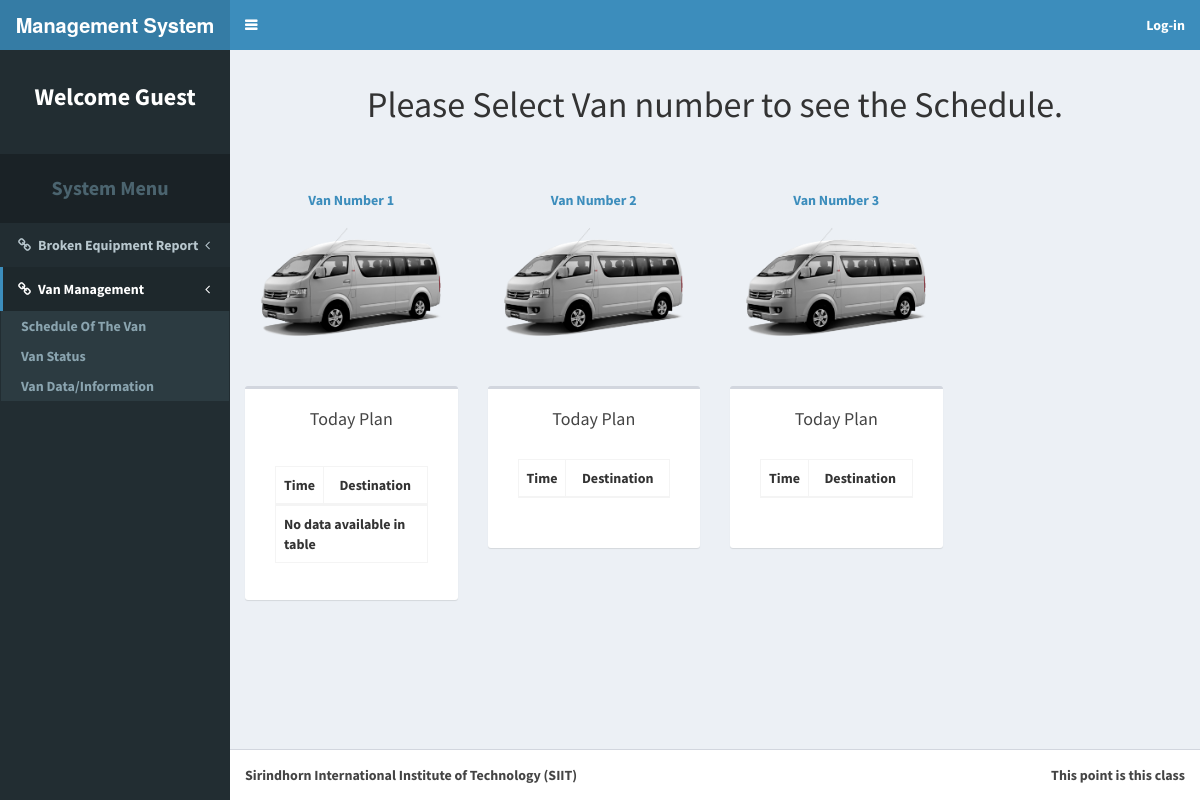
/vanindex.php, run on the app's committed database.
### tables this page shows
CREATE TABLE `van` (
  `van_no` int(11) NOT NULL AUTO_INCREMENT,
  `location` varchar(255) NOT NULL DEFAULT 'Rangsit',
  `status` varchar(255) NOT NULL DEFAULT 'Free',
  `driver_no` int(11) NOT NULL COMMENT 'driver_no = memer_no (membr table)',
  `current_location` varchar(255) NOT NULL DEFAULT 'Rangsit',
  `request_by` varchar(255) NOT NULL DEFAULT 'No requested',
  `van_license_plate` varchar(50) DEFAULT NULL,
  PRIMARY KEY (`van_no`)
);

### vanindex.php (the view, shortened to what this page needs)
<!DOCTYPE html>
<?php
require_once('connect.php');
?>
<html>
<head>
  <link rel="stylesheet" href="bootstrap/css/bootstrap.css">
  <link rel="stylesheet" href="https://cdnjs.cloudflare.com/ajax/libs/font-awesome/4.5.0/css/font-awesome.min.css">
  <link rel="stylesheet" href="https://cdnjs.cloudflare.com/ajax/libs/ionicons/2.0.1/css/ionicons.min.css">
  <link rel="stylesheet" href="dist/css/AdminLTE.css">
  <link rel="stylesheet" href="dist/css/skins/skin-blue.css">
  <link rel="stylesheet" href="plugins/datatables/dataTables.bootstrap.css">
</head>
<body class="hold-transition skin-blue sidebar-mini">
<div class="wrapper">
  <header class="main-header">
    <a href="." class="logo">
      <span class="logo-lg"><b>Management System<b></span>
    </a>
    <nav class="navbar navbar-static-top" role="navigation">
      <a href="#" class="sidebar-toggle" data-toggle="offcanvas" role="button">
      </a>
      <div class="navbar-custom-menu">
        <ul class="nav navbar-nav">
          <?php
            if(isset($_SESSION['tier'])){
          ?>
          <li class="dropdown notifications-menu">
          <ul class="dropdown-menu">
            <li class="header">You 1 Work to do</li>
              <li>
                <ul class="menu">
                  <li>
                    <a href="#">
                      <i class="fa fa-users text-aqua"></i> The broken quip @SIIT
                    </a>
                  </li>
                </ul>
              </li>
              <li class="footer"><a href="#">View all</a></li>
            </ul>
          </li>
          <?php
            if($_SESSION['tier'] == 'Admin'){
          ?>
          <li class="dropdown user user-menu">
            <a href="#" class="dropdown-toggle" data-toggle="dropdown">
              <img src=<?php echo $_SESSION['u_pic']; ?> class="user-image" alt="User Image">
              <span class="hidden-xs"><?php echo $_SESSION['fname']; ?></span>
            </a>
            <ul class="dropdown-menu">
              <li class="user-header">
                <img src=<?php echo $_SESSION['u_pic']; ?> class="img-circle" alt="User Image">
                <p>
                  <?php echo $_SESSION['fname']; ?> - Admin
                </p>
              </li>
              <li class="user-body">
                <div class="row">
                  <div class="col-xs-4 text-center">
                    <a href="member.php?mode=0">History</a>
                  </div>
                  <div class="col-xs-4 text-center">
                    <a href="member.php?mode=1">Request</a>
                  </div>
                  <div class="col-xs-4 text-center">
                    <a href="member.php?mode=2">Confirm</a>
                  </div>
                </div>
              </li>
              <li class="user-footer">
                <div class="pull-left">
                  <form action="profile.php?mode=2" method="post">
                    <input type="submit" class="btn btn-default btn-flat" value="Profile" />
                    <input type="hidden" name="mode" value=2>
                      <input type="hidden" name="full_name" value="<?php echo $_SESSION['fname']; ?>" >
                      <input type="hidden" name="user_num" value="<?php echo $_SESSION['user_no']; ?>" >
                      <input type="hidden" name="username" value="<?php echo $_SESSION['user_name']; ?>" >
                      <input type="hidden" name="password" value="<?php echo $_SESSION['user_pass']; ?>" >
                      <input type="hidden" name="email" value="<?php echo $_SESSION['e_mail']; ?>" >
                      <input type="hidden" name="user_tier" value="<?php echo $_SESSION['tier']; ?>" >
                      <input type="hidden" name="user_telephone" value="<?php echo $_SESSION['tele_number']; ?>" >
                  </form>
                </div>
                <div class="pull-right">
                  <a href="logout.php" class="btn btn-default btn-flat">Log Out</a>
                </div>
              </li>
            </ul>
          </li>
          <?php
            }else if($_SESSION['tier'] == 'Admin_van'){
              ?>
              <li class="dropdown user user-menu">
                <a href="#" class="dropdown-toggle" data-toggle="dropdown">
                  <img src=<?php echo $_SESSION['u_pic']; ?> class="user-image" alt="User Image">
                  <span class="hidden-xs"><?php echo $_SESSION['fname']; ?></span>
                </a>
                <ul class="dropdown-menu">
                  <li class="user-header">
                    <img src=<?php echo $_SESSION['u_pic']; ?> class="img-circle" alt="User Image">
                    <p>
                      <?php echo $_SESSION['fname']; ?> - Admin
                    </p>
                  </li>
                  <li class="user-body">
                    <div class="row">
                      <div class="col-xs-4 text-center">
                        <a href="member.php?mode=0">History</a>
                      </div>
                      <div class="col-xs-4 text-center">
                        <a href="member.php?mode=1">Request</a>
                      </div>
                      <div class="col-xs-4 text-center">
                        <a href="member.php?mode=2">Confirm</a>
                      </div>
                    </div>
                  </li>
                  <li class="user-footer">
                    <div class="pull-left">
                      <form action="profile.php?mode=2" method="post">
                        <input type="submit" class="btn btn-default btn-flat" value="Profile" />
                        <input type="hidden" name="mode" value=2>
                          <input type="hidden" name="full_name" value="<?php echo $_SESSION['fname']; ?>" >
                          <input type="hidden" name="user_num" value="<?php echo $_SESSION['user_no']; ?>" >
                          <input type="hidden" name="username" value="<?php echo $_SESSION['user_name']; ?>" >
                          <input type="hidden" name="password" value="<?php echo $_SESSION['user_pass']; ?>" >
                          <input type="hidden" name="email" value="<?php echo $_SESSION['e_mail']; ?>" >
                          <input type="hidden" name="user_tier" value="<?php echo $_SESSION['tier']; ?>" >
                          <input type="hidden" name="user_telephone" value="<?php echo $_SESSION['tele_number']; ?>" >
                      </form>
                    </div>
                    <div class="pull-right">
                      <a href="logout.php" class="btn btn-default btn-flat">Log Out</a>
                    </div>
                  </li>
                </ul>
              </li>
              <?php
            }else if($_SESSION['tier'] == 'Admin_tech'){
              ?>
              <li class="dropdown user user-menu">
                <a href="#" class="dropdown-toggle" data-toggle="dropdown">
                  <img src=<?php echo $_SESSION['u_pic']; ?> class="user-image" alt="User Image">
                  <span class="hidden-xs"><?php echo $_SESSION['fname']; ?></span>
                </a>
                <ul class="dropdown-menu">
                  <li class="user-header">
                    <img src=<?php echo $_SESSION['u_pic']; ?> class="img-circle" alt="User Image">
                    <p>
                      <?php echo $_SESSION['fname']; ?> - Admin
                    </p>
                  </li>
                  <li class="user-body">
                    <div class="row">
                      <div class="col-xs-6 text-center">
                        <a href="member.php?mode=0">History</a>
                      </div>
                      <div class="col-xs-6 text-center">
                        <a href="member.php?mode=1">Request</a>
                      </div>
                    </div>
                  </li>
                  <li class="user-footer">
                    <div class="pull-left">
                      <form action="profile.php?mode=2" method="post">
                        <input type="submit" class="btn btn-default btn-flat" value="Profile" />
                        <input type="hidden" name="mode" value=2>
                          <input type="hidden" name="full_name" value="<?php echo $_SESSION['fname']; ?>" >
                          <input type="hidden" name="user_num" value="<?php echo $_SESSION['user_no']; ?>" >
                          <input type="hidden" name="username" value="<?php echo $_SESSION['user_name']; ?>" >
                          <input type="hidden" name="password" value="<?php echo $_SESSION['user_pass']; ?>" >
                          <input type="hidden" name="email" value="<?php echo $_SESSION['e_mail']; ?>" >
                          <input type="hidden" name="user_tier" value="<?php echo $_SESSION['tier']; ?>" >
                          <input type="hidden" name="user_telephone" value="<?php echo $_SESSION['tele_number']; ?>" >
                      </form>
                    </div>
                    <div class="pull-right">
                      <a href="logout.php" class="btn btn-default btn-flat">Log Out</a>
                    </div>
                  </li>
                </ul>
              </li>
              <?php
            }else{
          ?>
          <li class="dropdown user user-menu">
            <a href="#" class="dropdown-toggle" data-toggle="dropdown">
              <img src=<?php echo $_SESSION['u_pic']; ?> class="user-image" alt="User Image">
              <span class="hidden-xs"><?php echo $_SESSION['fname']; ?></span>
            </a>
            <ul class="dropdown-menu">
              <li class="user-header">
                <img src=<?php echo $_SESSION['u_pic']; ?> class="img-circle" alt="User Image">
                <p>
                  <?php echo $_SESSION['fname']; ?> - <?php echo $_SESSION['tier']; ?>
                </p>
              </li>
              <li class="user-body">
                <div class="row">
                  <div class="col-xs-6 text-center">
                    <a href="member.php?mode=0">History</a>
                  </div>
                  <div class="col-xs-6 text-center">
                    <a href="member.php?mode=1">Request</a>
                  </div>
                </div>
              </li>
              <li class="user-footer">
                <div class="pull-left">
                  <form action="profile.php?mode=2" method="post">
                    <input type="submit" class="btn btn-default btn-flat" value="Profile" />
                    <input type="hidden" name="mode" value=2>
                      <input type="hidden" name="full_name" value="<?php echo $_SESSION['fname']; ?>" >
                      <input type="hidden" name="user_num" value="<?php echo $_SESSION['user_no']; ?>" >
                      <input type="hidden" name="username" value="<?php echo $_SESSION['user_name']; ?>" >
                      <input type="hidden" name="password" value="<?php echo $_SESSION['user_pass']; ?>" >
                      <input type="hidden" name="email" value="<?php echo $_SESSION['e_mail']; ?>" >
                      <input type="hidden" name="user_tier" value="<?php echo $_SESSION['tier']; ?>" >
                      <input type="hidden" name="user_telephone" value="<?php echo $_SESSION['tele_number']; ?>" >
                  </form>
                </div>
                <div class="pull-right">
                  <a href="logout.php" class="btn btn-default btn-flat">Log Out</a>
                </div>
              </li>
            </ul>
          </li>
          <?php
            }
          ?>
          <?php
            }
            else{
          ?>
          <li><a href="login.php">Log-in</a></li>
          <?php
            }
          ?>
        </ul>
      </div>
    </nav>
  </header>
  <aside class="main-sidebar">
    <section class="sidebar">
      <div class="user-panel" style="margin-top:20px">
        <?php
          if(!isset($_SESSION['tier'])){
        ?>
        <center>
          <p><font color="white" size="5">Welcome Guest</font></p>
        </center>
        <?php
          }
        ?>
      </div>
      <ul class="sidebar-menu">
        <li class="header"
            style="margin-top:20px;padding-top:20px;padding-bottom:20px;font-size:20px"
        >
        <center>System Menu</center></li>
        <li class="treeview">
          <a href="#"><i class="fa fa-link"></i><span>Broken Equipment Report</span>
            <span class="pull-right-container">
              <i class="fa fa-angle-left pull-right"></i>
            </span>
          </a>
        </li>
        <li class="active treeview">
          <a href=""><i class="fa fa-link"></i><span>Van Management</span>
            <span class="pull-right-container">
              <i class="fa fa-angle-left pull-right"></i>
            </span>
          </a>
          <ul class="treeview-menu">
            <li><a href="vanindex.php?mode=0">Schedule Of The Van</a></li>
            <li><a href="vanindex.php?mode=1">Van Status</a></li>
            <li><a href="vanindex.php?mode=2">Van Data/Information</a></li>
          </ul>
        </li>
      </ul>
    </section>
  </aside>
  <div class="content-wrapper">
    <?php
      if($_GET['mode'] == 0){
     ?>
    <section class="content-header">
      <center>
        <h1>
          Please Select Van number to see the Schedule.
        </h1>
      </center>
    </section>
    <section class="content">
      <center>
        <div class="row" style="padding-top:40px">
          <?php
          $q = 'SELECT * FROM van;';
          $res = $db -> query($q);
          while($row = $res -> fetch_array()){
          ?>
          <div class="col-sm-3">
            <a href="vanSystem.php?mode=0&v=<?php echo $row['van_no']; ?>">
              Van Number <?php echo $row['van_no']; ?>
              <img src="resource/image/van.png" height="100%" width="100%" style="margin-top:10px;margin-bottom:40px" class="user-image" alt="User Image">
            </a>
            <div class="box" style="padding-bottom:30px;padding-left:30px;padding-right:30px">
            <div class="box-header">
              <h4 style="margin-bottom:20px">Today Plan</h4>
            </div>
            <table id="example2" class="table table-bordered table-hover" style="width:100%;" align="center">
                <thead>
                  <tr style="height:25px;">
                    <td style="text-align:center;width:10%;">Time</td>
                    <td style="text-align:center;width:90%;">Destination</td>
                  </tr>
                </thead>
                <tbody>
                </tbody>
            </table>
            </div>
          </div>
          <?php
    			}
          ?>
        </div>
      </center>
    </section>
    <?php
      }
     ?>
  </div>
  <footer class="main-footer">
    <div class="pull-right hidden-xs">
      This point is this class
    </div>
    <strong>Sirindhorn International Institute of Technology (SIIT)</strong>
  </footer>
</div>
</body>
</html>

### data on the page
van: van_no "1"
van: van_no "2"
van: van_no "3"
